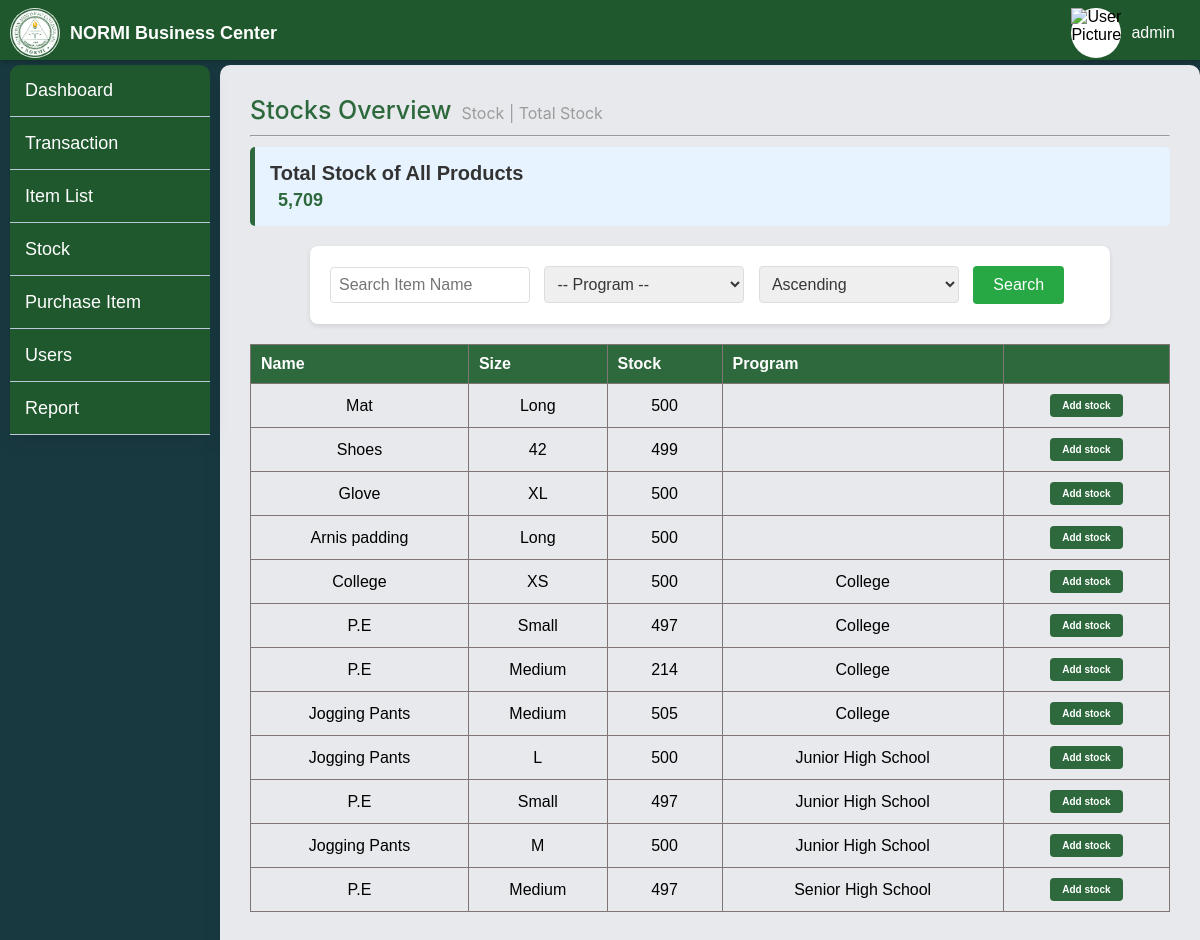
The page /admin/totalstocks.php (signed in) on the database its author committed.
### tables this page shows
CREATE TABLE `inventory` (
  `id` int(11) NOT NULL,
  `name` varchar(100) NOT NULL,
  `barcode` varchar(100) NOT NULL,
  `quantity` int(11) NOT NULL,
  `price` decimal(10,2) NOT NULL,
  `item_code` varchar(50) NOT NULL,
  `size` varchar(20) NOT NULL,
  `image` varchar(255) NOT NULL,
  `year_level` varchar(30) NOT NULL,
  `category` varchar(255) NOT NULL,
  `description` varchar(225) NOT NULL
);

### admin/totalstocks.php (the view, shortened to what this page needs)
<?php
include '../db.php';
$searchTerm = $_GET['search'] ?? '';
$orderDirection = $_GET['order_direction'] ?? 'ASC';
$orderDirection = ($orderDirection === 'DESC') ? 'DESC' : 'ASC';
$totalstocksallproductsStmt = $conn->prepare("SELECT SUM(quantity) AS total_stock FROM inventory");
$totalstocksallproductsStmt->execute();
$totalstocksallproducts = $totalstocksallproductsStmt->fetchColumn() ?: 0;
$query = "SELECT * FROM inventory WHERE name LIKE :searchTerm";
$query .= " ORDER BY year_level $orderDirection";
$stmt = $conn->prepare($query);
$stmt->bindValue(':searchTerm', '%' . $searchTerm . '%');
$stmt->execute();
$username = $_SESSION['all_username'] ?? 'Guest';
$profilePic = '../img/default-profile.png';
$userStmt = $conn->prepare("SELECT username FROM admins WHERE username = :username");
$userStmt->bindParam(':username', $username, PDO::PARAM_STR);
$userStmt->execute();
$user = $userStmt->fetch(PDO::FETCH_ASSOC);
if ($user) {
    $username = $user['username'];
}
?>
<!DOCTYPE html>
<html lang="en">
<head>
    <link rel="stylesheet" href="css/totalstocks.css">
    <link rel="stylesheet" href="css/navbar.css">
</head>
<body>
    <nav class="navbar">
        <div class="logo">
            <img src="../img/logohome.png" alt="Logo">
            <h1>NORMI Business Center</h1>
        </div>
        <div class="username">
            <div class="user">
                <div class="userpic">
                    <img src="<?php echo htmlspecialchars($profilePic); ?>" alt="User Picture">
                </div>
                <p aria-label="Logged-in Username"><?php echo htmlspecialchars($username); ?></p>
            </div>
        </div>
    </nav>
    <?php include_once('sidebar.php'); ?>
    <div class="container">
        <div class="toplabel">
            <h1>Stocks Overview</h1>
            <p>Stock | Total Stock</p>
        </div>
        <hr>
        <div class="displayallitems">
            <div class="total-stock-box">
                <h3>
                    Total Stock of All Products
                    <p><i class="fa-solid fa-box-open"></i>
                        <span id="total-stock"><?php echo number_format($totalstocksallproducts, 0); ?></span>
                    </p>
                </h3>
            </div>
            <div class="search-bar">
                <form method="GET" action="">
                    <input type="text" name="search" placeholder="Search Item Name" value="<?php echo htmlspecialchars($searchTerm); ?>">
                    <select name="order_by">
                        <option value="" class="select_yl">-- Program --</option>
                    </select>
                    <select name="order_direction">
                        <option value="ASC" <?php if ($orderDirection === 'ASC') echo 'selected'; ?>>Ascending</option>
                    </select>
                    <button type="submit">Search</button>
                </form>
            </div>
            <table>
                <thead>
                    <tr>
                        <th>Name</th>
                        <th>Size</th>
                        <th>Stock</th>
                        <th>Program</th>
                        <th></th>
                    </tr>
                </thead>
                <tbody id="product-table-body">
                    <?php
                    if ($stmt->rowCount() > 0) {
                        while ($row = $stmt->fetch(PDO::FETCH_ASSOC)) {
                            echo "<tr>";
                            echo "<td>" . htmlspecialchars($row['name']) . "</td>";
                            echo "<td>" . htmlspecialchars($row['size']) . "</td>";
                            echo "<td>" . htmlspecialchars($row['quantity']) . "</td>";
                            echo "<td>" . htmlspecialchars($row['year_level']) . "</td>";
                            echo "<td><a href='add_stock.php?id=" . urlencode($row['id']) . "' class='add-stock-btn'>Add stock</a></td>";
                            echo "</tr>";
                        }
                    } else {
                        echo "<tr><td colspan='5'>No data available</td></tr>";
                    }
                    ?>
                </tbody>
            </table>
        </div>
    </div>
</body>
</html>

### admin/css/totalstocks.css (style rules this page uses)
* { box-sizing: border-box; margin: 0; padding: 0; }
body { font-family: Arial, sans-serif; background-color: #193940; }
.container { margin-top: 65px; margin-left: 220px; background-color: #e7e9ec; border-radius: 10px; box-shadow: 0 4px 20px rgba(0, 0, 0, 0.1); display: flex; flex-direction: column; padding: 30px; height: 2000px; min-width: 800px; }
.container h1 { margin-bottom: 10px; text-align: start; color: #2d693c; }
.container hr { margin-bottom: 10px; }
.toplabel { display: flex; gap: 10px; align-items: baseline; font-family: -apple-system, BlinkMacSystemFont, Segoe UI, Roboto, Helvetica Neue, Arial, sans-serif; }
.toplabel > h1 { font-size: 25px; font-weight: 500; color: #2d693c; margin-bottom: 10px; }
.toplabel > p { color: #9c9c9c; font-weight: 400; }
.total-stock-box { background-color: #e7f3ff; border-left: 5px solid #2d693c; padding: 15px; border-radius: 5px; margin-bottom: 20px; }
.total-stock-box h3 { font-size: 20px; color: #333; margin: 0; }
.total-stock-box p { font-size: 18px; color: #2d693c; display: flex; align-items: center; margin: 5px 0 0; }
table { width: 100%; border-collapse: collapse; margin-bottom: 20px; }
table, th, td { border: 1px solid #807575; }
thead th { background-color: #2d693c; color: #fff; padding: 10px; text-align: left; }
tbody td { padding: 10px; text-align: center; }
tbody td a { display: inline-block; background-color: #2d693c; color: #fff; padding: 6px 12px; border-radius: 4px; text-decoration: none; font-weight: bold; transition: background-color 0.3s ease; font-size: 10px; }
.search-bar { background-color: #fff; border-radius: 8px; box-shadow: 0 2px 5px rgba(0, 0, 0, 0.1); padding: 20px; margin-bottom: 30px; display: flex; justify-content: space-between; align-items: center; max-width: 800px; margin: 20px auto; }
.search-bar input, .search-bar select { padding: 8px; font-size: 1em; border: 1px solid #ddd; border-radius: 4px; margin-right: 10px; width: 200px; color: #363636; }
.search-bar select { width: 200px; }
.search-bar button { padding: 10px 20px; background-color: #28a745; color: white; border: none; border-radius: 4px; cursor: pointer; font-size: 1em; }
.select_yl { color: #5c615d; }

### admin/css/navbar.css (style rules this page uses)
.navbar { position: fixed; top: 0; left: 0; width: 100%; height: 60px; z-index: 1000; display: flex; flex-wrap: wrap; align-items: center; justify-content: space-between; background-color: #1f582d; padding: 5px 10px; box-shadow: 0 2px 5px rgba(0, 0, 0, 0.2); }
.username { max-width: 300px; cursor: pointer; transition: 0.5ms; }
.user { padding: 3px 5px; display: flex; align-items: center; justify-content: left; max-width: 300px; }
.user p { color: #fff; margin: 0; padding: 0 10px; font-weight: 500; }
.userpic { width: 50px; height: 50px; border-radius: 50%; background-color: white; }
.logo { display: flex; align-items: center; color: #fff; gap: 10px; cursor: pointer; }
.logo > h1 { font-size: 18px; font-weight: bold; }
.logo > img { border-radius: 50%; height: 50px; background-color: #fff; }

### rows shown on the page
inventory: name "Mat", size "Long", quantity "500"
inventory: name "Shoes", size "42", quantity "499"
inventory: name "Glove", size "XL", quantity "500"
inventory: name "Arnis padding", size "Long", quantity "500"
inventory: name "College", size "XS", quantity "500", year_level "College"
inventory: name "P.E", size "Small", quantity "497", year_level "College"
inventory: name "P.E", size "Medium", quantity "214", year_level "College"
inventory: name "Jogging Pants", size "Medium", quantity "505", year_level "College"
inventory: name "Jogging Pants", size "L", quantity "500", year_level "Junior High School"
inventory: name "P.E", size "Small", quantity "497", year_level "Junior High School"
inventory: name "Jogging Pants", size "M", quantity "500", year_level "Junior High School"
inventory: name "P.E", size "Medium", quantity "497", year_level "Senior High School"

### other values the page prints
$username "admin"
$totalstocksallproducts "5,709"
